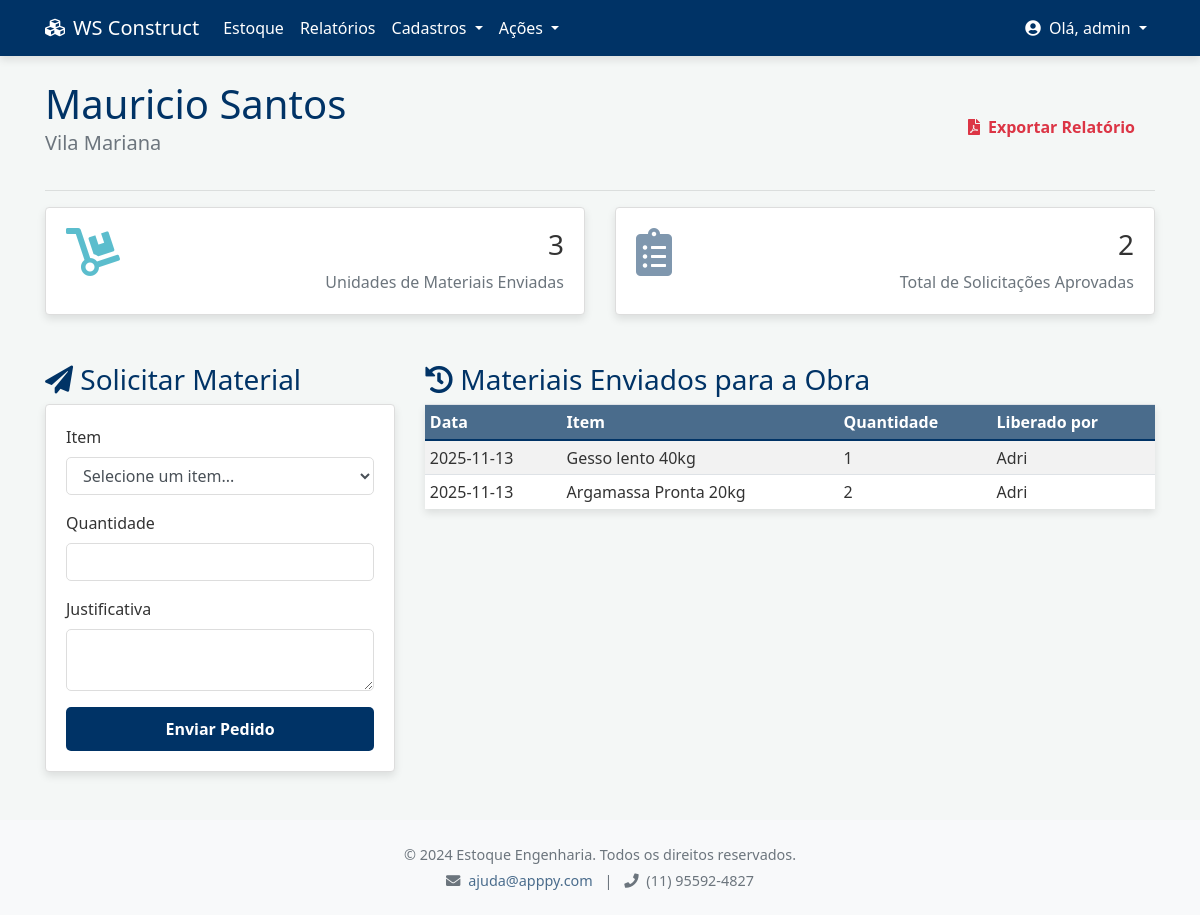
The app's page /obras/1 (signed in), older data.
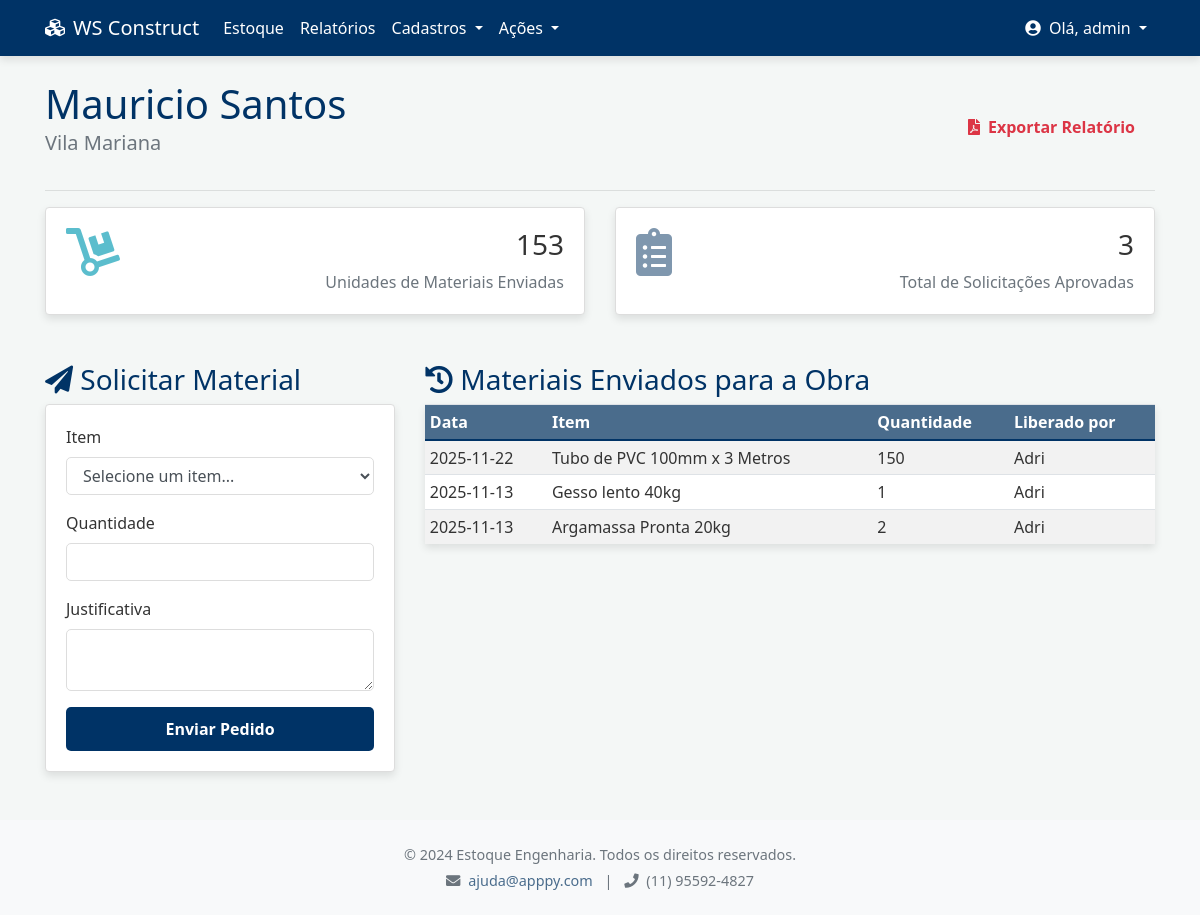
The same page, newer data.
### tables this page shows
CREATE TABLE movimentacoes (
        id INTEGER PRIMARY KEY AUTOINCREMENT,
        item_id INTEGER NOT NULL,
        tipo TEXT NOT NULL CHECK(tipo IN ('entrada', 'saida', 'compra')),
        quantidade INTEGER NOT NULL,
        data DATETIME DEFAULT CURRENT_TIMESTAMP,
        usuario_id INTEGER,
        observacao TEXT,
        FOREIGN KEY (item_id) REFERENCES itens_estoque (id),
        FOREIGN KEY (usuario_id) REFERENCES usuarios (id)
    );

CREATE TABLE itens_estoque (
        id INTEGER PRIMARY KEY AUTOINCREMENT,
        nome TEXT UNIQUE NOT NULL,
        descricao_id INTEGER,
        quantidade INTEGER NOT NULL DEFAULT 0,
        preco_unitario REAL,
        FOREIGN KEY (descricao_id) REFERENCES descricoes (id)
    );

CREATE TABLE usuarios (
        id INTEGER PRIMARY KEY AUTOINCREMENT,
        username TEXT UNIQUE NOT NULL,
        password_hash TEXT NOT NULL,
        role TEXT NOT NULL CHECK(role IN ('administracao', 'engenheiro', 'encarregado', 'comercial'))
    );

### app.py (the view, shortened to what this page needs)
@app.route('/obras/<int:id>', methods=['GET', 'POST'])
def detalhes_obra(id):
    usuario = session.get('usuario')
    if not usuario: return redirect(url_for('login'))
    obra = pedidos.get_obra(id)
    materiais_enviados = pedidos.get_materiais_por_obra(id)
    total_quantidade_enviada = sum(m['quantidade'] for m in materiais_enviados)
    total_solicitacoes = len(materiais_enviados)
    itens_estoque = estoque.listar_itens()
    return render_template('obra_detalhes.html', usuario=usuario, obra=obra, materiais=materiais_enviados, itens_estoque=itens_estoque,
                           total_quantidade_enviada=total_quantidade_enviada, total_solicitacoes=total_solicitacoes)

### app.py (called while the page is built)
@app.context_processor
def inject_permissions():
    return dict(PERMISSOES=auth.PERMISSOES)

@app.context_processor
def inject_auth():
    return dict(auth=auth)

@app.context_processor
def inject_notifications():
    if 'usuario' in session and session['usuario']['role'] == 'administracao':
        pedidos_pendentes_count = len(pedidos.listar_pedidos_pendentes())
        return dict(pedidos_pendentes_count=pedidos_pendentes_count)
    return dict(pedidos_pendentes_count=0)

### database.py (called while the page is built)
def conectar_bd():
    try:
        conn = sqlite3.connect(DB_NAME)
        conn.row_factory = sqlite3.Row  # Permite acessar colunas pelo nome
        return conn
    except sqlite3.Error as e:
        logging.error(f"Erro ao conectar ao banco de dados: {e}")
        return None

### pedidos.py (called while the page is built)
def get_obra(obra_id: int):
    conn = conectar_bd()
    if not conn: return None
    cursor = conn.cursor()
    cursor.execute("SELECT * FROM obras WHERE id = ?", (obra_id,))
    obra = cursor.fetchone()
    conn.close()
    return dict(obra) if obra else None

### templates/obra_detalhes.html (shortened to what this page needs)
{% extends "base.html" %}
{% block content %}
    <div class="d-flex justify-content-between align-items-center">
        <div>
            <h1 class="mb-0">{{ obra.nome }}</h1>
            <p class="lead text-muted">{{ obra.localizacao }}</p>
        </div>
        <a href="{{ url_for('exportar_relatorio_obra_pdf', id=obra.id) }}" class="btn btn-outline-danger" target="_blank"><i class="fas fa-file-pdf mr-2"></i>Exportar Relatório</a>
    </div>
    <hr>
    <div class="row mb-4">
        <div class="col-md-6 mb-4">
            <div class="card card-indicator info h-100">
                <div class="card-body">
                    <div class="d-flex justify-content-between">
                        <i class="fas fa-dolly fa-3x"></i>
                        <div class="text-right">
                            <div class="h3">{{ total_quantidade_enviada }}</div>
                            <div class="text-muted">Unidades de Materiais Enviadas</div>
                        </div>
                    </div>
                </div>
            </div>
        </div>
        <div class="col-md-6 mb-4">
            <div class="card card-indicator primary h-100">
                <div class="card-body">
                    <div class="d-flex justify-content-between">
                        <i class="fas fa-clipboard-list fa-3x"></i>
                        <div class="text-right">
                            <div class="h3">{{ total_solicitacoes }}</div>
                            <div class="text-muted">Total de Solicitações Aprovadas</div>
                        </div>
                    </div>
                </div>
            </div>
        </div>
    </div>
    <div class="row">
        <div class="col-md-4">
            <h3><i class="fas fa-paper-plane"></i> Solicitar Material</h3>
            <div class="card">
                <div class="card-body">
                    <form action="{{ url_for('detalhes_obra', id=obra.id) }}" method="post">
                        <div class="form-group">
                            <label for="item_id">Item</label>
                            <select name="item_id" class="form-control" required>
                                <option value="" disabled selected>Selecione um item...</option>
                            </select>
                        </div>
                        <div class="form-group">
                            <label for="quantidade">Quantidade</label>
                            <input type="number" name="quantidade" class="form-control" min="1" required>
                        </div>
                        <div class="form-group">
                            <label for="justificativa">Justificativa</label>
                            <textarea name="justificativa" class="form-control" rows="2" required></textarea>
                        </div>
                        <button type="submit" class="btn btn-primary btn-block">Enviar Pedido</button>
                    </form>
                </div>
            </div>
        </div>
        <div class="col-md-8">
            <h3><i class="fas fa-history"></i> Materiais Enviados para a Obra</h3>
            <table class="table table-sm table-striped">
                <thead>
                    <tr>
                        <th>Data</th>
                        <th>Item</th>
                        <th>Quantidade</th>
                        <th>Liberado por</th>
                    </tr>
                </thead>
                <tbody>
                    {% for material in materiais %}
                    <tr>
                        <td>{{ material.data.split(' ')[0] }}</td>
                        <td>{{ material.item_nome }}</td>
                        <td>{{ material.quantidade }}</td>
                        <td>{{ material.usuario_nome }}</td>
                    </tr>
                    {% else %}
                    <tr>
                        <td colspan="4" class="text-center text-muted">Nenhum material foi enviado para esta obra ainda.</td>
                    </tr>
                    {% endfor %}
                </tbody>
            </table>
        </div>
    </div>
{% endblock %}

Row changes from the older to the newer data that the page shows:
added movimentacoes: data "2025-11-22", item_nome "Tubo de PVC 100mm x 3 Metros", quantidade "150", usuario_nome "Adri"
Text that changed along with them:
{{ total_quantidade_enviada }}: "3" → "153"
{{ total_solicitacoes }}: "2" → "3"
